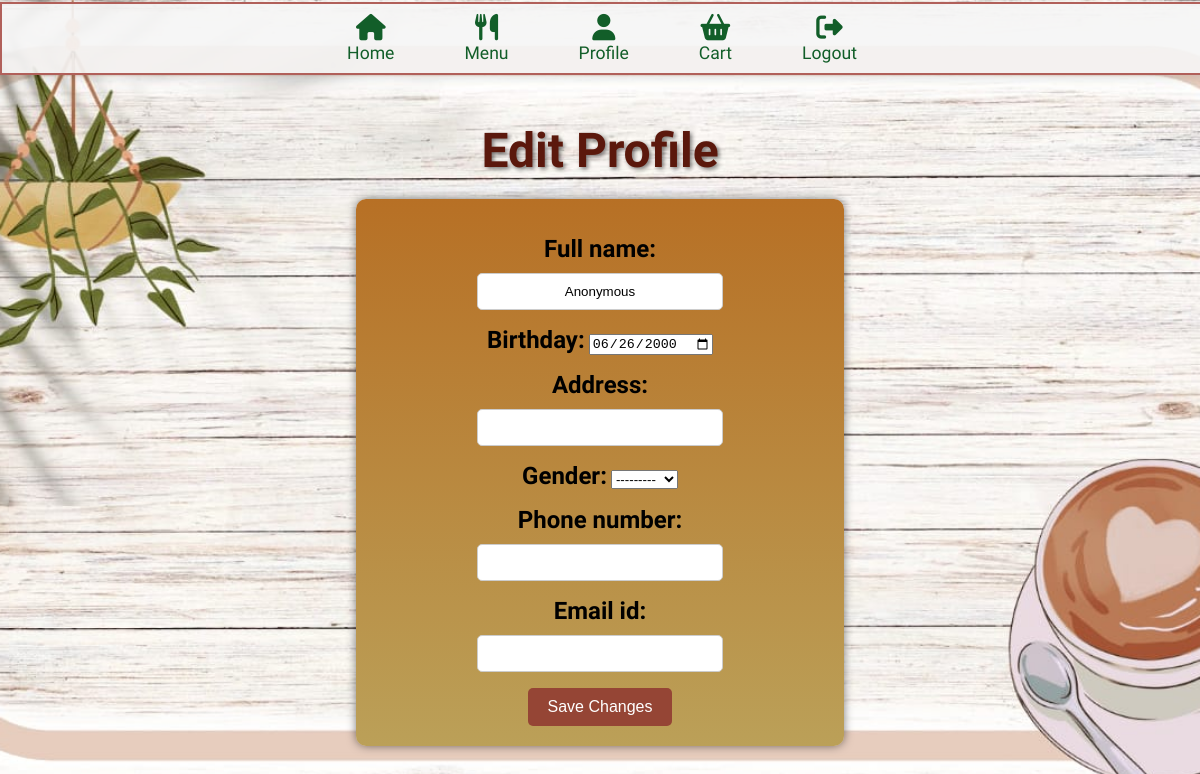
Page /profile/edit/ (signed in) on the committed database.
### users/models.py (models this page shows, shortened)
class UserProfile(models.Model):
    GENDER_CHOICES = [
        ('M', 'Male'),
        ('F', 'Female'),
        ('O', 'Other'),
    ]
    user = models.OneToOneField(User, on_delete=models.CASCADE)
    full_name = models.CharField(max_length=255, default='Anonymous')
    birthday = models.DateField(null=True, blank=True)
    address = models.CharField(max_length=255, blank=True)
    gender = models.CharField(max_length=1, choices=GENDER_CHOICES, blank=True)
    phone_number = models.CharField(max_length=15, blank=True)
    email_id = models.EmailField(blank=True)

### users/views.py (the view)
# urls.py: path('profile/edit/', views.edit_profile, name='edit_profile'),
@login_required
def edit_profile(request):
    user_profile = get_object_or_404(UserProfile, user=request.user)
    if request.method == 'POST':
        form = UserProfileForm(request.POST, instance=user_profile)
        if form.is_valid():
            form.save()
            messages.success(request, 'Your profile was updated successfully.')
            return redirect('user_profile')
    else:
        form = UserProfileForm(instance=user_profile)
    return render(request, 'edit_profile.html', {'form': form})

### users/forms.py
class UserProfileForm(forms.ModelForm):
    class Meta:
        model = UserProfile
        fields = ['full_name', 'birthday', 'address', 'gender', 'phone_number', 'email_id']
        widgets = {
            'birthday': forms.DateInput(attrs={'type': 'date'}),
            'gender': forms.Select(choices=UserProfile.GENDER_CHOICES),
        }

### users/templates/edit_profile.html (shortened to what this page needs)
{% extends 'base.html' %}
{% block content %}
    <h2>Edit Profile</h2>
    <form method="post" class='auth'>
        {{ form.as_p }}
        <button type="submit" class="auth-btn">Save Changes</button>
    </form>
</div>
{% endblock %}

### users/static/css/styles.css (style rules this page uses)
body { margin: 0; padding: 0; background: url('/static/images/background-restro.jpg') no-repeat center center fixed; background-size: cover; color: white; }
.auth { background: linear-gradient(to top, #bba058, #b77025); color: #000000; padding: 20px; border-radius: 10px; box-shadow: 0 0 10px rgba(0, 0, 0, 0.5); display: inline-block; margin-bottom: 20px; text-align: center; width: 40%; }
label { font-size: 1.5em; font-family: "Poiret One", sans-serif; font-weight: 900; font-style: normal; }
.auth input[type="text"], .auth input[type="password"], .auth input[type="email"] { text-align: center; display: block; width: 50%; padding: 10px; margin: 10px auto; border: 1px solid #ccc; border-radius: 5px; }
.auth-btn { background-color: #954535; color: white; padding: 10px 20px; border: none; border-radius: 5px; cursor: pointer; font-size: 1em; }
h2 { font-size: 3em; font-family: "Lobster", sans-serif; font-weight: 900; font-style: normal; color: #5b180c; border-radius: 10px; text-shadow: 2px 2px 4px rgba(0, 0, 0, 0.5); margin-top: 1.5em; margin-bottom: 10px; padding: 10px 40px; width: fit-content; margin-left: auto; margin-right: auto; }

### rows in the picture
UserProfile: full_name "Anonymous", birthday "06/26/2000", gender "---------"
